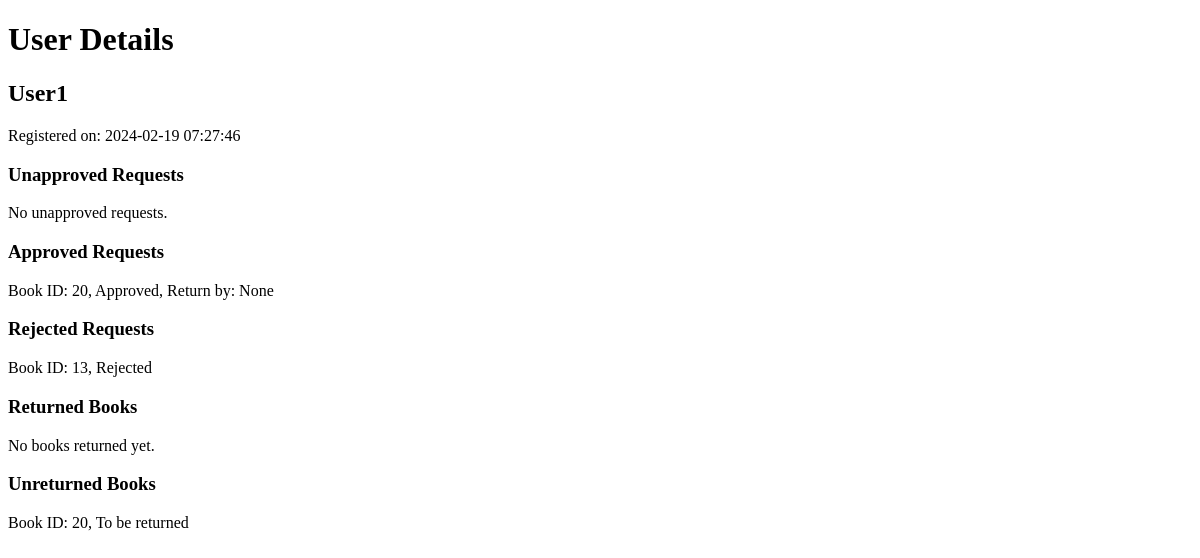
The page /users/details on the database as committed earlier.
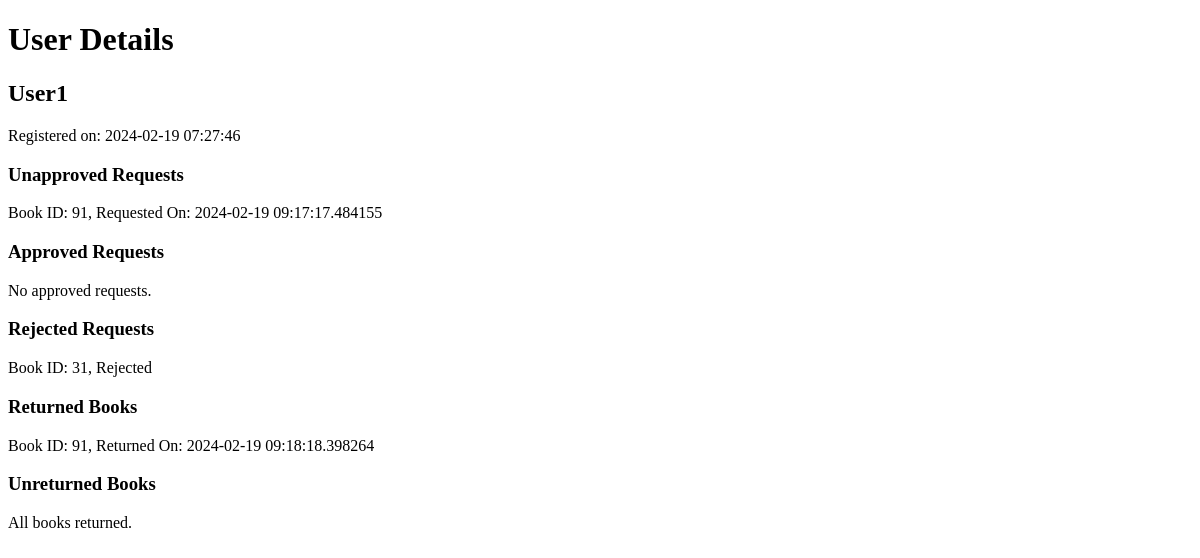
The same page on the database as committed later.
### models.py (models this page shows, shortened)
class User(db.Model):
    __table_name__ = "user"
    id = Column(Integer, primary_key=True)
    username = Column(String(50), unique=True, nullable=False)
    password = Column(String(50), nullable=False)
    email = Column(String(100), unique=True, nullable=True)
    t_register = Column(DateTime, default=datetime.utcnow)
    is_librarian = Column(Boolean, default=False)
    is_admin = Column(Boolean, default=False)
    user_books = db.relationship('UserBook', back_populates='user', lazy=True)

class UserBook(db.Model):
    __tablename__ = "userbook"
    id = Column(Integer, primary_key=True)
    user_id = Column(Integer, ForeignKey('user.id'), nullable=False)
    book_id = Column(Integer, ForeignKey('book.id'), nullable=False)
    t_request = Column(DateTime, default=datetime.utcnow, nullable=False)
    t_return = Column(DateTime, nullable=True)
    t_deadline = Column(DateTime, nullable=True)
    is_approved = Column(Boolean, default=False)
    is_rejected = Column(Boolean, default=False)
    user = db.relationship('User', back_populates='user_books')
    book = db.relationship('Book', back_populates='user_books')

### app.py (the view)
@app.route('/users/details', methods=['GET'])
def view_users_details():
    users = User.query.filter(User.is_librarian == False, User.is_admin == False).all()
    if not users:
        return render_template('librarian/user_details.html', message="There are no active users registered.")
    for user in users:
        user.unapproved_requests = UserBook.query.filter_by(user_id=user.id, is_approved=False, is_rejected=False).all()
        user.approved_requests = UserBook.query.filter_by(user_id=user.id, is_approved=True).all()
        user.rejected_requests = UserBook.query.filter_by(user_id=user.id, is_rejected=True).all()
        user.returned_books = UserBook.query.filter(UserBook.user_id == user.id, UserBook.t_return.isnot(None)).all()
        user.unreturned_books = UserBook.query.filter_by(user_id=user.id, is_approved=True, t_return=None).all()
    return render_template('librarian/user_details.html', users=users)

### templates/librarian/user_details.html (shortened to what this page needs)
<!DOCTYPE html>
<html lang="en">
<head>
</head>
<body>
    <h1>User Details</h1>
    {% for user in users %}
        <h2>{{ user.username }}</h2>
        <p>Registered on: {{ user.t_register.strftime('%Y-%m-%d %H:%M:%S') }}</p>
        <h3>Unapproved Requests</h3>
        {% for request in user.unapproved_requests %}
            <p>Book ID: {{ request.book_id }}, Requested On: {{ request.t_request }}</p>
        {% else %}
            <p>No unapproved requests.</p>
        {% endfor %}
        <h3>Approved Requests</h3>
        {% for request in user.approved_requests %}
            <p>Book ID: {{ request.book_id }}, Approved, Return by: {{ request.t_return }}</p>
        {% else %}
            <p>No approved requests.</p>
        {% endfor %}
        <h3>Rejected Requests</h3>
        {% for request in user.rejected_requests %}
            <p>Book ID: {{ request.book_id }}, Rejected</p>
        {% else %}
            <p>No rejected requests.</p>
        {% endfor %}
        <h3>Returned Books</h3>
        {% for request in user.returned_books %}
            <p>Book ID: {{ request.book_id }}, Returned On: {{ request.t_return }}</p>
        {% else %}
            <p>No books returned yet.</p>
        {% endfor %}
        <h3>Unreturned Books</h3>
        {% for request in user.unreturned_books %}
            <p>Book ID: {{ request.book_id }}, To be returned</p>
        {% else %}
            <p>All books returned.</p>
        {% endfor %}
    {% endfor %}
</body>
</html>

Rows that differ between the two databases and show on the page:
removed UserBook: book_id "20", t_return "None"
computed for User "User1": text "No unapproved requests. No books returned yet." → "No approved requests. All books returned."
added UserBook: book_id "91", t_request "2024-02-19 09:17:17.484155", t_return "2024-02-19 09:18:18.398264"
changed UserBook (number 2 of 2 on the later page): book_id "13" → "31"
